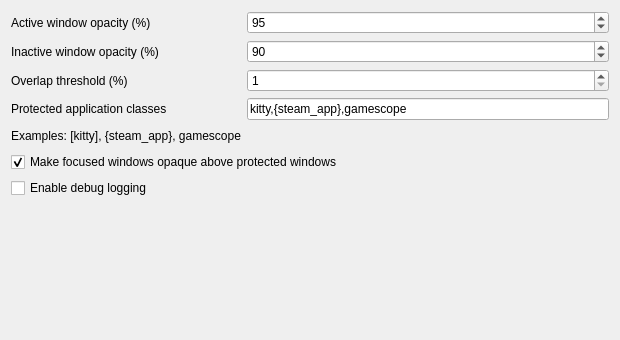
<?xml version="1.0" encoding="UTF-8"?>
<ui version="4.0">
 <class>WallpaperTransparencyConfig</class>
 <widget class="QWidget" name="WallpaperTransparencyConfig">
  <property name="geometry">
   <rect>
    <x>0</x>
    <y>0</y>
    <width>620</width>
    <height>340</height>
   </rect>
  </property>
  <property name="windowTitle">
   <string>Wallpaper Transparency</string>
  </property>
  <layout class="QFormLayout" name="formLayout">
   <item row="0" column="0">
    <widget class="QLabel" name="activeOpacityLabel">
     <property name="text">
      <string>Active window opacity (%)</string>
     </property>
    </widget>
   </item>
   <item row="0" column="1">
    <widget class="QSpinBox" name="kcfg_activeOpacity">
     <property name="minimum">
      <number>10</number>
     </property>
     <property name="maximum">
      <number>100</number>
     </property>
     <property name="value">
      <number>95</number>
     </property>
    </widget>
   </item>
   <item row="1" column="0">
    <widget class="QLabel" name="inactiveOpacityLabel">
     <property name="text">
      <string>Inactive window opacity (%)</string>
     </property>
    </widget>
   </item>
   <item row="1" column="1">
    <widget class="QSpinBox" name="kcfg_inactiveOpacity">
     <property name="minimum">
      <number>10</number>
     </property>
     <property name="maximum">
      <number>100</number>
     </property>
     <property name="value">
      <number>90</number>
     </property>
    </widget>
   </item>
   <item row="2" column="0">
    <widget class="QLabel" name="overlapThresholdLabel">
     <property name="text">
      <string>Overlap threshold (%)</string>
     </property>
    </widget>
   </item>
   <item row="2" column="1">
    <widget class="QSpinBox" name="kcfg_overlapThreshold">
     <property name="minimum">
      <number>1</number>
     </property>
     <property name="maximum">
      <number>100</number>
     </property>
     <property name="value">
      <number>1</number>
     </property>
    </widget>
   </item>
   <item row="3" column="0">
    <widget class="QLabel" name="protectedClassesLabel">
     <property name="text">
      <string>Protected application classes</string>
     </property>
    </widget>
   </item>
   <item row="3" column="1">
    <widget class="QLineEdit" name="kcfg_protectedClasses">
     <property name="toolTip">
      <string>Comma-separated values. Use [name] for exact matches and {text} for contains matches.</string>
     </property>
     <property name="text">
      <string>kitty,{steam_app},gamescope</string>
     </property>
    </widget>
   </item>
   <item row="4" column="0">
    <widget class="QLabel" name="protectedClassesHelpLabel">
     <property name="text">
      <string>Examples: [kitty], {steam_app}, gamescope</string>
     </property>
    </widget>
   </item>
   <item row="4" column="1">
    <spacer name="helpSpacer">
     <property name="orientation">
      <enum>Qt::Horizontal</enum>
     </property>
     <property name="sizeType">
      <enum>QSizePolicy::Expanding</enum>
     </property>
     <property name="sizeHint" stdset="0">
      <size>
       <width>40</width>
       <height>20</height>
      </size>
     </property>
    </spacer>
   </item>
   <item row="5" column="0" colspan="2">
    <widget class="QCheckBox" name="kcfg_barrierMode">
     <property name="text">
      <string>Make focused windows opaque above protected windows</string>
     </property>
     <property name="checked">
      <bool>true</bool>
     </property>
    </widget>
   </item>
   <item row="6" column="0" colspan="2">
    <widget class="QCheckBox" name="kcfg_debugLogging">
     <property name="text">
      <string>Enable debug logging</string>
     </property>
    </widget>
   </item>
  </layout>
 </widget>
 <resources/>
 <connections/>
</ui>
